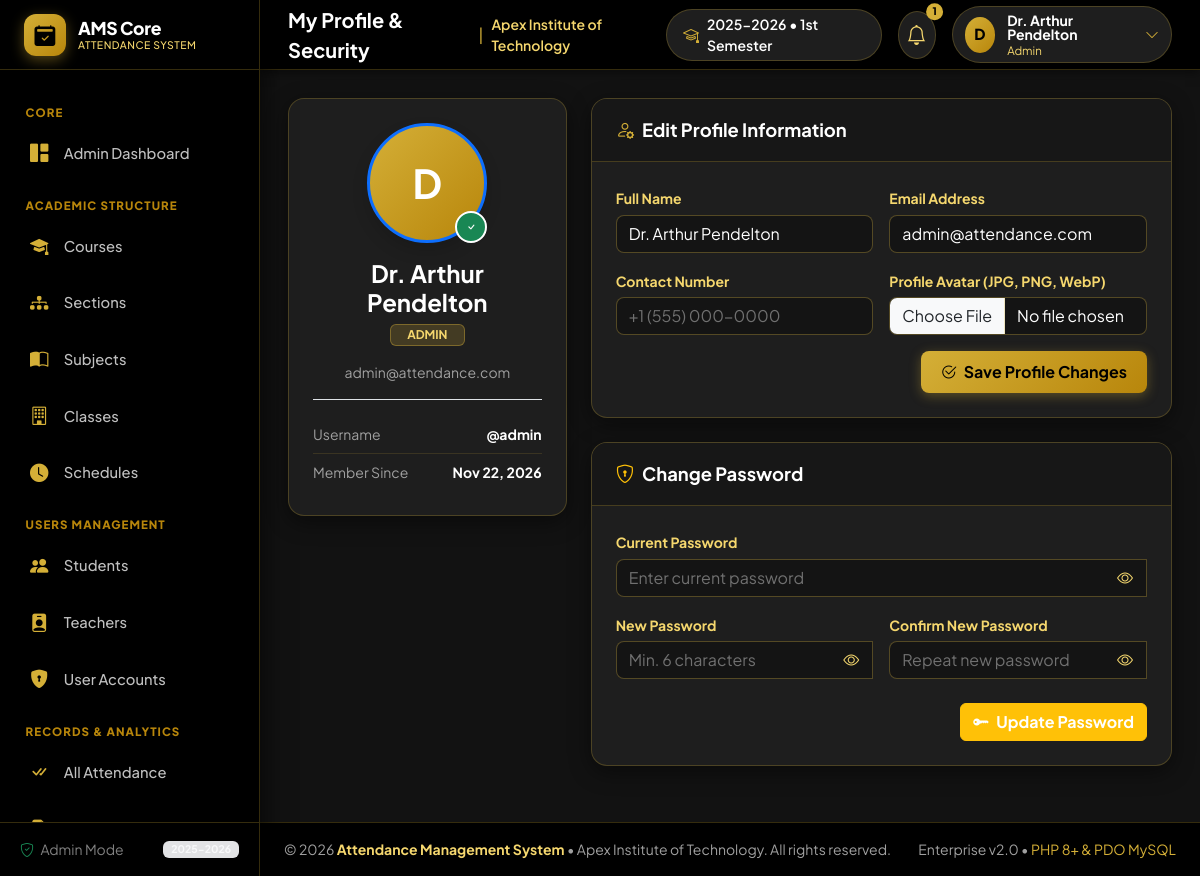
The app's page /profile.php (signed in) with its own data.
### tables this page shows
CREATE TABLE `users` (
  `id` INT AUTO_INCREMENT PRIMARY KEY,
  `username` VARCHAR(50) NOT NULL UNIQUE,
  `email` VARCHAR(100) NOT NULL UNIQUE,
  `password` VARCHAR(255) NOT NULL,
  `role` ENUM('admin', 'teacher', 'student') NOT NULL,
  `full_name` VARCHAR(100) NOT NULL,
  `avatar` VARCHAR(255) DEFAULT 'default-avatar.png',
  `status` ENUM('active', 'inactive', 'pending') DEFAULT 'active',
  `last_login` DATETIME NULL,
  `created_at` TIMESTAMP DEFAULT CURRENT_TIMESTAMP,
  `updated_at` TIMESTAMP DEFAULT CURRENT_TIMESTAMP ON UPDATE CURRENT_TIMESTAMP,
  INDEX `idx_users_role` (`role`),
  INDEX `idx_users_status` (`status`)
);

### functions.php (called while the page is built, shortened)
<?php
function e($string) {
    return htmlspecialchars((string)$string, ENT_QUOTES, 'UTF-8');
}
function format_date($dateStr, $format = 'M d, Y') {
    return date($format, strtotime($dateStr));
}

### User.php (called while the page is built, shortened)
<?php
require_once __DIR__ . '/../config/database.php';
class User {
    private $db;
    public function __construct() {
        $this->db = Database::getInstance()->getConnection();
    }
    public function findById($id) {
        $stmt = $this->db->prepare("SELECT * FROM users WHERE id = ?");
        $stmt->execute([$id]);
        return $stmt->fetch();
    }
}

### database.php (called while the page is built, shortened)
<?php
class Database {
    private static $instance = null;
    private $pdo;
    private $host = '127.0.0.1';
    private $dbname = 'attendance_management';
    private $user = 'root';
    private $pass = '';
    private $charset = 'utf8mb4';
    private function __construct() {
        $dsn = "mysql:host={$this->host};dbname={$this->dbname};charset={$this->charset}";
        $options = [
            PDO::ATTR_ERRMODE            => PDO::ERRMODE_EXCEPTION,
            PDO::ATTR_DEFAULT_FETCH_MODE => PDO::FETCH_ASSOC,
            PDO::ATTR_EMULATE_PREPARES   => false,
            PDO::MYSQL_ATTR_INIT_COMMAND => "SET NAMES utf8mb4 COLLATE utf8mb4_unicode_ci"
        ];
        try {
            $this->pdo = new PDO($dsn, $this->user, $this->pass, $options);
        } catch (PDOException $e) {
            die("Database connection failed: " . htmlspecialchars($e->getMessage()));
        }
    }
    public static function getInstance() {
        if (self::$instance === null) {
            self::$instance = new self();
        }
        return self::$instance;
    }
    public function getConnection() {
        return $this->pdo;
    }
}

### session.php (called while the page is built, shortened)
<?php
function is_logged_in() {
    return isset($_SESSION['user_id']) && !empty($_SESSION['user_id']);
}
function current_user() {
    return [
        'id'        => $_SESSION['user_id'] ?? null,
        'username'  => $_SESSION['username'] ?? '',
        'email'     => $_SESSION['email'] ?? '',
        'role'      => $_SESSION['role'] ?? '',
        'full_name' => $_SESSION['full_name'] ?? '',
        'avatar'    => $_SESSION['avatar'] ?? 'default-avatar.png',
        'ref_id'    => $_SESSION['ref_id'] ?? null
    ];
}

### profile.php (the view, shortened to what this page needs)
<?php
require_once __DIR__ . '/includes/session.php';
require_once __DIR__ . '/includes/functions.php';
require_once __DIR__ . '/controllers/AuthController.php';
require_once __DIR__ . '/models/User.php';
$user = current_user();
$userModel = new User();
$userData = $userModel->findById($user['id']);
$extraData = [];
$pageTitle = 'My Profile & Security';
require_once __DIR__ . '/views/layouts/header.php';
require_once __DIR__ . '/views/layouts/sidebar.php';
require_once __DIR__ . '/views/layouts/navbar.php';
?>
<div class="row g-4">
    <div class="col-lg-4">
        <div class="card-modern text-center p-4">
            <div class="position-relative d-inline-block mx-auto mb-3">
                <?php if (!empty($userData['avatar']) && file_exists(ROOT_PATH . '/uploads/avatars/' . $userData['avatar'])): ?>
                    <img src="<?= BASE_URL ?>/uploads/avatars/<?= e($userData['avatar']) ?>" alt="Avatar" class="rounded-circle border border-3 border-primary shadow" style="width: 120px; height: 120px; object-fit: cover;">
                <?php else: ?>
                    <div class="rounded-circle border border-3 border-primary shadow mx-auto d-flex align-items-center justify-content-center text-white fw-bold fs-1" style="width: 120px; height: 120px; background: var(--primary-gradient);">
                        <?= strtoupper(substr($userData['full_name'], 0, 1)) ?>
                    </div>
                <?php endif; ?>
                <span class="position-absolute bottom-0 end-0 badge rounded-pill bg-success p-2 border border-2 border-white">
                    <i class="bi bi-check"></i>
                </span>
            </div>
            <h4 class="fw-bold text-dark mb-1"><?= e($userData['full_name']) ?></h4>
            <span class="badge bg-primary-subtle text-primary border border-primary-subtle px-3 py-1 text-uppercase fw-bold mb-3">
                <?= e($userData['role']) ?>
            </span>
            <p class="text-muted small mb-3"><?= e($userData['email']) ?></p>
            <ul class="list-group list-group-flush text-start small border-top pt-3">
                <li class="list-group-item d-flex justify-content-between align-items-center px-0">
                    <span class="text-muted">Username</span>
                    <strong class="text-dark">@<?= e($userData['username']) ?></strong>
                </li>
                <li class="list-group-item d-flex justify-content-between align-items-center px-0">
                    <span class="text-muted">Member Since</span>
                    <strong class="text-dark"><?= format_date($userData['created_at']) ?></strong>
                </li>
            </ul>
        </div>
    </div>
    <div class="col-lg-8">
        <div class="card-modern mb-4">
            <div class="card-header">
                <h5 class="card-title">
                    <i class="bi bi-person-gear text-primary"></i> Edit Profile Information
                </h5>
            </div>
            <div class="card-body">
                <form action="<?= BASE_URL ?>/profile.php" method="POST" enctype="multipart/form-data">
                    <div class="row g-3 mb-3">
                        <div class="col-md-6">
                            <label for="full_name" class="form-label small fw-bold text-secondary">Full Name</label>
                            <input type="text" class="form-control" id="full_name" name="full_name" value="<?= e($userData['full_name']) ?>" required>
                        </div>
                        <div class="col-md-6">
                            <label for="email" class="form-label small fw-bold text-secondary">Email Address</label>
                            <input type="email" class="form-control" id="email" name="email" value="<?= e($userData['email']) ?>" required>
                        </div>
                    </div>
                    <div class="row g-3 mb-3">
                        <div class="col-md-6">
                            <label for="contact_number" class="form-label small fw-bold text-secondary">Contact Number</label>
                            <input type="text" class="form-control" id="contact_number" name="contact_number" value="<?= e($extraData['contact_number'] ?? '') ?>" placeholder="+1 (555) 000-0000">
                        </div>
                        <div class="col-md-6">
                            <label for="avatar" class="form-label small fw-bold text-secondary">Profile Avatar (JPG, PNG, WebP)</label>
                            <input type="file" class="form-control" id="avatar" name="avatar" accept="image/jpeg,image/png,image/webp">
                        </div>
                    </div>
                    <div class="text-end">
                        <button type="submit" class="btn btn-primary">
                            <i class="bi bi-check2-circle me-1"></i> Save Profile Changes
                        </button>
                    </div>
                </form>
            </div>
        </div>
        <div class="card-modern">
            <div class="card-header">
                <h5 class="card-title">
                    <i class="bi bi-shield-lock text-warning"></i> Change Password
                </h5>
            </div>
            <div class="card-body">
                <form action="<?= BASE_URL ?>/profile.php" method="POST">
                    <div class="mb-3">
                        <label for="current_password" class="form-label small fw-bold text-secondary">Current Password</label>
                        <div class="password-group">
                            <div class="input-group">
                                <input type="password" class="form-control border-end-0" id="current_password" name="current_password" required placeholder="Enter current password">
                                <button type="button" class="password-toggle-btn" title="Show password" aria-label="Toggle password">
                                    <i class="bi bi-eye"></i>
                                </button>
                            </div>
                        </div>
                    </div>
                    <div class="row g-3 mb-4">
                        <div class="col-md-6">
                            <label for="new_password" class="form-label small fw-bold text-secondary">New Password</label>
                            <div class="password-group">
                                <div class="input-group">
                                    <input type="password" class="form-control border-end-0" id="new_password" name="new_password" required minlength="6" placeholder="Min. 6 characters">
                                    <button type="button" class="password-toggle-btn" title="Show password" aria-label="Toggle password">
                                        <i class="bi bi-eye"></i>
                                    </button>
                                </div>
                            </div>
                        </div>
                        <div class="col-md-6">
                            <label for="confirm_password" class="form-label small fw-bold text-secondary">Confirm New Password</label>
                            <div class="password-group">
                                <div class="input-group">
                                    <input type="password" class="form-control border-end-0" id="confirm_password" name="confirm_password" required minlength="6" placeholder="Repeat new password">
                                    <button type="button" class="password-toggle-btn" title="Show password" aria-label="Toggle password">
                                        <i class="bi bi-eye"></i>
                                    </button>
                                </div>
                            </div>
                        </div>
                    </div>
                    <div class="text-end">
                        <button type="submit" class="btn btn-warning fw-bold text-dark">
                            <i class="bi bi-key-fill me-1"></i> Update Password
                        </button>
                    </div>
                </form>
            </div>
        </div>
    </div>
</div>
<?php
require_once __DIR__ . '/views/layouts/footer.php';
?>

### navbar.php (shortened to what this page needs)
<?php
require_once __DIR__ . '/../../includes/session.php';
require_once __DIR__ . '/../../includes/functions.php';
$user = current_user();
$db = Database::getInstance()->getConnection();
$notifications = [];
if (!empty($user['id'])) {
    $stmtN = $db->prepare("SELECT * FROM notifications WHERE user_id = ? ORDER BY id DESC LIMIT 5");
    $stmtN->execute([$user['id']]);
    $notifications = $stmtN->fetchAll();
}
?>
<div class="app-main">
    <header class="app-topbar">
        <div class="topbar-left">
            <div class="d-none d-md-flex align-items-center gap-2">
                <span class="fw-bold fs-5 text-white"><?= e($pageTitle ?? 'Dashboard') ?></span>
                <span style="color: var(--gold);">|</span>
                <span class="small fw-semibold" style="color: var(--text-gold-light);"><?= e(INSTITUTION_NAME) ?></span>
            </div>
        </div>
        <div class="topbar-right">
            <div class="d-none d-lg-flex align-items-center rounded-pill px-3 py-1 gap-2 border" style="background: var(--bg-card); border-color: var(--gold-border) !important;">
                <i class="bi bi-mortarboard" style="color: var(--gold);"></i>
                <span class="small fw-semibold text-white"><?= e(ACADEMIC_YEAR) ?> &bull; <?= e(CURRENT_SEMESTER) ?></span>
            </div>
            <div class="dropdown">
                <button class="btn rounded-circle position-relative p-2 border" style="background: var(--bg-card); border-color: var(--gold-border) !important;" type="button" data-bs-toggle="dropdown" aria-expanded="false">
                    <i class="bi bi-bell fs-5" style="color: var(--text-gold-light);"></i>
                    <?php if (count($notifications) > 0): ?>
                        <span class="position-absolute top-0 start-100 translate-middle badge rounded-pill" style="font-size: 0.65rem; background: var(--gold); color: #000000; font-weight: 800;">
                            <?= count($notifications) ?>
                        </span>
                    <?php endif; ?>
                </button>
            </div>
            <div class="dropdown">
                <a href="#" class="user-dropdown-toggle" data-bs-toggle="dropdown" aria-expanded="false">
                    <?php if (!empty($user['avatar']) && file_exists(ROOT_PATH . '/uploads/avatars/' . $user['avatar'])): ?>
                        <img src="<?= BASE_URL ?>/uploads/avatars/<?= e($user['avatar']) ?>" alt="Avatar" class="user-avatar-img">
                    <?php else: ?>
                        <div class="user-avatar-placeholder">
                            <?= strtoupper(substr($user['full_name'] ?? 'U', 0, 1)) ?>
                        </div>
                    <?php endif; ?>
                    <div class="d-none d-sm-block text-start lh-1 pe-2">
                        <div class="fw-bold small text-white"><?= e($user['full_name'] ?? 'User') ?></div>
                        <small class="text-capitalize" style="font-size: 0.72rem; color: var(--text-gold-light);"><?= e($user['role'] ?? 'Guest') ?></small>
                    </div>
                    <i class="bi bi-chevron-down small" style="color: var(--gold);"></i>
                </a>
            </div>
        </div>
    </header>
    <main class="app-content">

### records on screen
users: full_name "D", full_name "Dr. Arthur Pendelton", role "Admin", role "ADMIN", email "admin@attendance.com", username "admin", created_at "Nov 22, 2026"

### other values on screen
$role "Admin"
ACADEMIC_YEAR "2025-2026"
$pageTitle "My Profile & Security"
INSTITUTION_NAME "Apex Institute of Technology"
CURRENT_SEMESTER "1st Semester"
count($notifications) "1"
APP_NAME "Attendance Management System"
